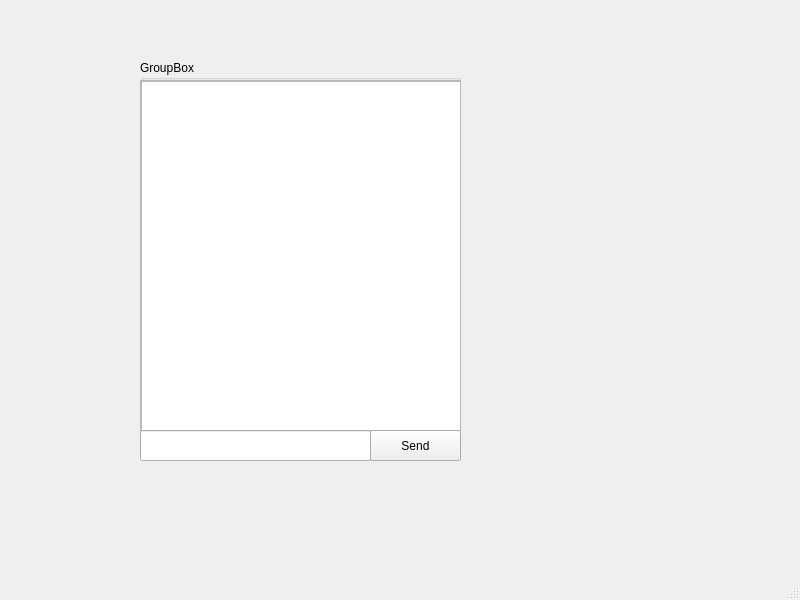
<?xml version="1.0" encoding="UTF-8"?>
<ui version="4.0">
 <class>MainWindow</class>
 <widget class="QMainWindow" name="MainWindow">
  <property name="geometry">
   <rect>
    <x>0</x>
    <y>0</y>
    <width>800</width>
    <height>600</height>
   </rect>
  </property>
  <property name="windowTitle">
   <string>MainWindow</string>
  </property>
  <widget class="QWidget" name="centralwidget">
   <widget class="QGroupBox" name="groupBox">
    <property name="geometry">
     <rect>
      <x>140</x>
      <y>60</y>
      <width>321</width>
      <height>401</height>
     </rect>
    </property>
    <property name="title">
     <string>GroupBox</string>
    </property>
    <widget class="QScrollArea" name="scrollArea">
     <property name="geometry">
      <rect>
       <x>0</x>
       <y>20</y>
       <width>321</width>
       <height>351</height>
      </rect>
     </property>
     <property name="widgetResizable">
      <bool>true</bool>
     </property>
     <widget class="QWidget" name="scrollAreaWidgetContents">
      <property name="geometry">
       <rect>
        <x>0</x>
        <y>0</y>
        <width>319</width>
        <height>349</height>
       </rect>
      </property>
      <widget class="QTextEdit" name="textEdit">
       <property name="geometry">
        <rect>
         <x>0</x>
         <y>0</y>
         <width>321</width>
         <height>351</height>
        </rect>
       </property>
      </widget>
     </widget>
    </widget>
    <widget class="QLineEdit" name="lineEdit">
     <property name="geometry">
      <rect>
       <x>0</x>
       <y>370</y>
       <width>231</width>
       <height>31</height>
      </rect>
     </property>
    </widget>
    <widget class="QPushButton" name="pushButton">
     <property name="geometry">
      <rect>
       <x>230</x>
       <y>370</y>
       <width>91</width>
       <height>31</height>
      </rect>
     </property>
     <property name="text">
      <string>Send</string>
     </property>
    </widget>
   </widget>
  </widget>
  <widget class="QMenuBar" name="menubar">
   <property name="geometry">
    <rect>
     <x>0</x>
     <y>0</y>
     <width>800</width>
     <height>22</height>
    </rect>
   </property>
  </widget>
  <widget class="QStatusBar" name="statusbar"/>
 </widget>
 <resources/>
 <connections/>
</ui>
